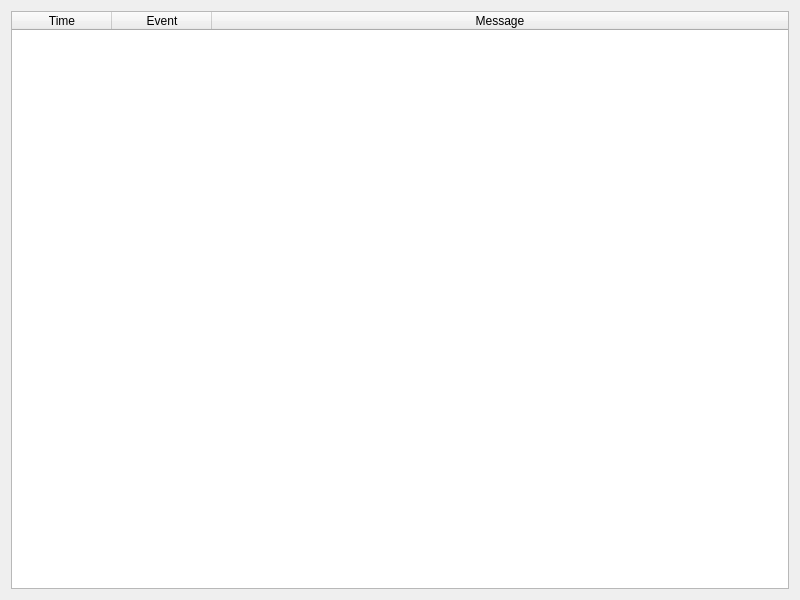
<?xml version="1.0" encoding="UTF-8"?>
<ui version="4.0">
 <class>FrostbiteEventsWidget</class>
 <widget class="QWidget" name="FrostbiteEventsWidget">
  <property name="geometry">
   <rect>
    <x>0</x>
    <y>0</y>
    <width>800</width>
    <height>600</height>
   </rect>
  </property>
  <layout class="QGridLayout" name="gridLayout">
   <item row="0" column="0">
    <widget class="QTableWidget" name="tableWidget">
     <property name="editTriggers">
      <set>QAbstractItemView::NoEditTriggers</set>
     </property>
     <property name="selectionMode">
      <enum>QAbstractItemView::SingleSelection</enum>
     </property>
     <property name="selectionBehavior">
      <enum>QAbstractItemView::SelectRows</enum>
     </property>
     <attribute name="horizontalHeaderHighlightSections">
      <bool>false</bool>
     </attribute>
     <attribute name="horizontalHeaderStretchLastSection">
      <bool>true</bool>
     </attribute>
     <attribute name="verticalHeaderVisible">
      <bool>false</bool>
     </attribute>
     <attribute name="verticalHeaderHighlightSections">
      <bool>false</bool>
     </attribute>
     <column>
      <property name="text">
       <string>Time</string>
      </property>
     </column>
     <column>
      <property name="text">
       <string>Event</string>
      </property>
     </column>
     <column>
      <property name="text">
       <string>Message</string>
      </property>
     </column>
    </widget>
   </item>
  </layout>
 </widget>
 <resources/>
 <connections/>
</ui>
